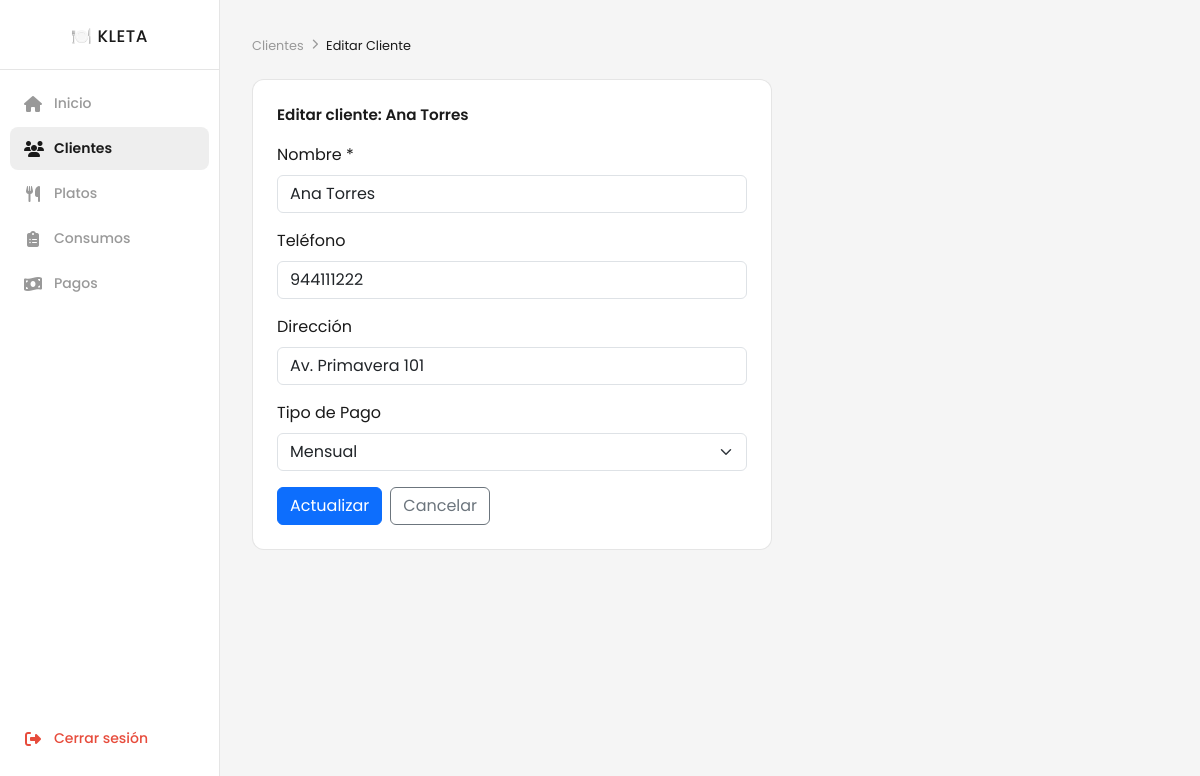
Screenshot of /clientes/editar/4 (signed in) with the database file from the repository.
### tables this page shows
CREATE TABLE clientes (
    id         INT AUTO_INCREMENT PRIMARY KEY,
    nombre     VARCHAR(100) NOT NULL,
    telefono   VARCHAR(15),
    direccion  VARCHAR(200),
    tipo_pago  ENUM('diario', 'semanal', 'mensual') NOT NULL DEFAULT 'diario',
    creado_en  TIMESTAMP DEFAULT CURRENT_TIMESTAMP
);

### app/core/Controller.php (called while the page is built, shortened)
<?php
class Controller {
    protected function view(string $vista, array $datos = []): void {
        extract($datos);
        require_once __DIR__ . '/../views/' . $vista . '.php';
    }
}

### app/controllers/ClientesController.php (called while the page is built, shortened)
<?php
require_once __DIR__ . '/../core/Controller.php';
require_once __DIR__ . '/../models/Cliente.php';
class ClientesController extends Controller {
    public function editar(string $id = ''): void {
        $error    = null;
        $modelo   = new Cliente();
        $cliente  = $modelo->obtenerPorId((int)$id);
        $this->view('clientes/editar', [
            'usuario' => $_SESSION['usuario'],
            'cliente' => $cliente,
            'error'   => $error,
        ]);
    }
}

### app/core/Router.php (called while the page is built, shortened)
<?php
class Router {
    public function run(): void {
        $url = $_GET['url'] ?? '';
        $url = filter_var(trim($url, '/'), FILTER_SANITIZE_URL);
        $partes = explode('/', $url);
        $metodo = !empty($partes[1]) ? $partes[1] : 'index';
        $params  = array_slice($partes, 2);
        $controller = new $nombreController();
        $controller->$metodo(...$params);
    }
}

### app/core/App.php (called while the page is built, shortened)
<?php
require_once __DIR__ . '/Router.php';
class App {
    public function run(): void {
        $router = new Router();
        $router->run();
    }
}

### app/index.php (called while the page is built, shortened)
<?php
require_once __DIR__ . '/core/App.php';
(new App())->run();

### app/core/Database.php (called while the page is built)
<?php
class Database {
    private static ?PDO $connection = null;
    public static function getConnection(): PDO {
        if (self::$connection === null) {
            $dns = "mysql:host=" . DB_HOST . ";port=" . DB_PORT . ";dbname=" . DB_NAME . ";charset=utf8mb4";
            self::$connection = new PDO($dns, DB_USER, DB_PASS, [
                PDO::ATTR_ERRMODE            => PDO::ERRMODE_EXCEPTION,
                PDO::ATTR_DEFAULT_FETCH_MODE => PDO::FETCH_ASSOC,
            ]);
        }
        return self::$connection;
    }
}

### app/models/Cliente.php (called while the page is built, shortened)
<?php
require_once __DIR__ . '/../core/Database.php';
class Cliente {
    private PDO $db;
    public function __construct() {
        $this->db = Database::getConnection();
    }
    public function obtenerPorId(int $id): array|false {
        $stmt = $this->db->prepare("SELECT * FROM clientes WHERE id = ?");
        $stmt->execute([$id]);
        return $stmt->fetch();
    }
}

### app/views/clientes/editar.php (the view, shortened to what this page needs)
<!DOCTYPE html>
<html lang="es">
<head>
    <link rel="stylesheet" href="https://cdnjs.cloudflare.com/ajax/libs/font-awesome/6.7.2/css/all.min.css">
    <link rel="stylesheet" href="https://cdn.jsdelivr.net/npm/bootstrap@5.3.8/dist/css/bootstrap.min.css">
    <link rel="stylesheet" href="<?php echo BASE_URL; ?>/public/css/dashboard.css">
</head>
<body>
<?php include __DIR__ . '/../layouts/sidebar.php'; ?>
<main>
    <nav class="breadcrumb">
        <span>Clientes</span>
        <i class="fa-solid fa-chevron-right"></i>
        <span id="breadcrumb-page">Editar Cliente</span>
    </nav>
    <div class="main-content" style="max-width:520px">
        <p>Editar cliente: <?php echo htmlspecialchars($cliente['nombre']); ?></p>
        <form action="" method="POST">
            <div class="mb-3">
                <label class="form-label">Nombre *</label>
                <input type="text" name="nombre" class="form-control"
                       value="<?php echo htmlspecialchars($cliente['nombre']); ?>" required>
            </div>
            <div class="mb-3">
                <label class="form-label">Teléfono</label>
                <input type="text" name="telefono" class="form-control"
                       value="<?php echo htmlspecialchars($cliente['telefono'] ?? ''); ?>">
            </div>
            <div class="mb-3">
                <label class="form-label">Dirección</label>
                <input type="text" name="direccion" class="form-control"
                       value="<?php echo htmlspecialchars($cliente['direccion'] ?? ''); ?>">
            </div>
            <div class="mb-3">
                <label class="form-label">Tipo de Pago</label>
                <select name="tipo_pago" class="form-select">
                    <?php foreach (['diario', 'semanal', 'mensual'] as $tp): ?>
                        <option value="<?php echo $tp; ?>" <?php echo $cliente['tipo_pago'] === $tp ? 'selected' : ''; ?>>
                            <?php echo ucfirst($tp); ?>
                        </option>
                    <?php endforeach; ?>
                </select>
            </div>
            <div class="d-flex gap-2">
                <button type="submit" class="btn btn-primary">Actualizar</button>
                <a href="<?php echo BASE_URL; ?>/clientes" class="btn btn-outline-secondary">Cancelar</a>
            </div>
        </form>
    </div>
</main>
</body>
</html>

### public/css/dashboard.css (style rules this page uses)
* { margin: 0; padding: 0; box-sizing: border-box; }
:root { --bg: #f5f5f5; --text: #1a1a1a; --sidebar-w: 220px; --sidebar-bg: #ffffff; --sidebar-line: rgba(0, 0, 0, 0.1); --muted: #999; --accent: #4f46e5; --topbar-h: 56px; --danger: #e74c3c; }
body { font-family: 'Poppins', sans-serif; background-color: var(--bg); color: var(--text); }
main { margin-top: var(--topbar-h); padding: 28px 24px; min-height: 100vh; }
.breadcrumb { display: flex; align-items: center; gap: 8px; font-size: 0.8rem; color: var(--muted); margin-bottom: 24px; }
.breadcrumb i { font-size: 0.65rem; }
.main-content { background: #fff; border-radius: 12px; padding: 24px; border: 1px solid var(--sidebar-line); }
.main-content p { font-weight: 600; font-size: 0.95rem; margin-bottom: 16px; }
#breadcrumb-page { color: var(--text); }
@media (min-width: 768px) { main { margin-top: 0; margin-left: var(--sidebar-w); padding: 36px 32px; } }

### rows the page displays
clientes: nombre "Ana Torres", telefono "944111222", direccion "Av. Primavera 101", tipo_pago "Mensual"
